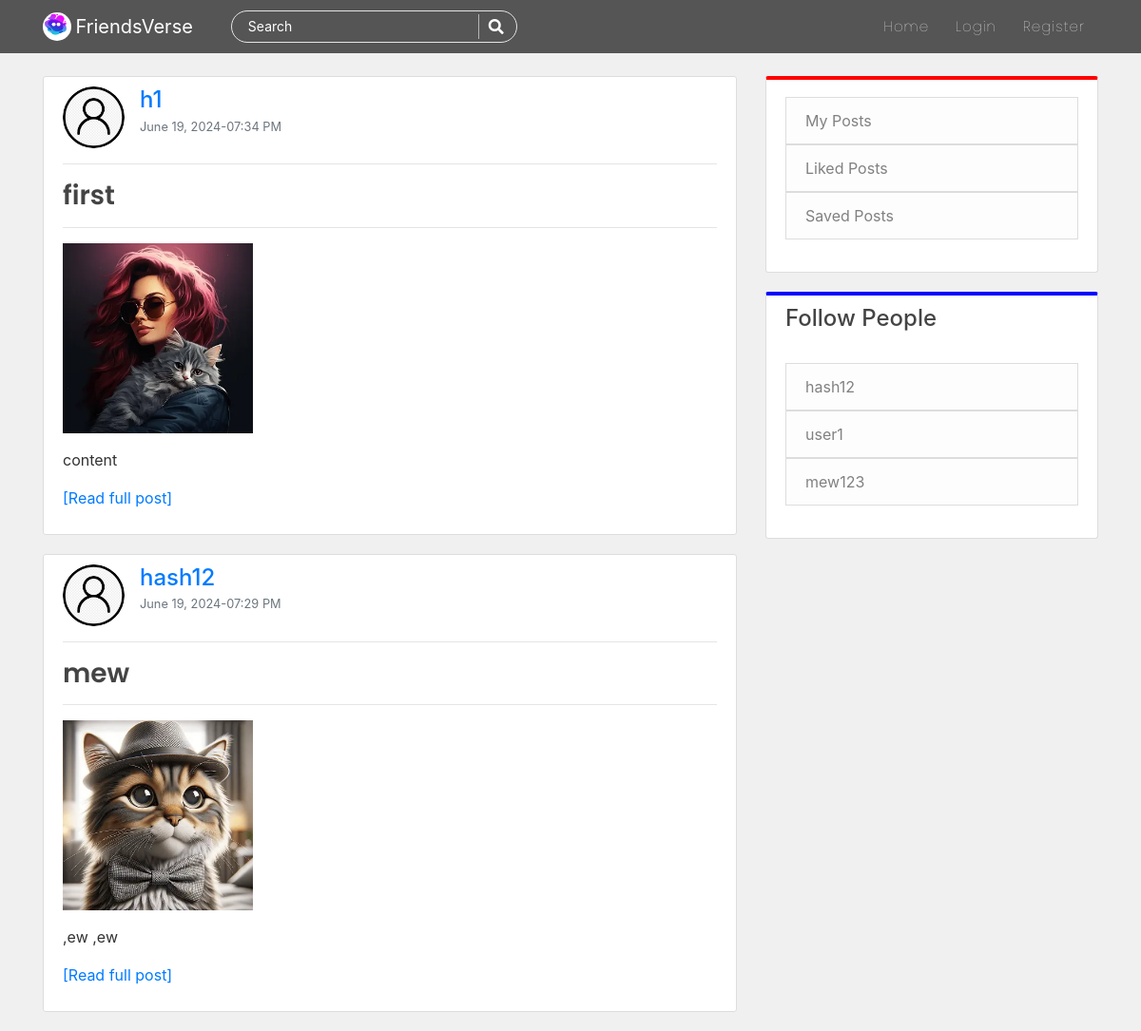
/home/, run on the app's committed database.
### blog/models.py (models this page shows, shortened)
class Post(models.Model):
    title = models.CharField(max_length=150)
    content = RichTextField(blank=True, null=True)
    date_posted = models.DateTimeField(default=timezone.now)
    date_updated = models.DateTimeField(auto_now=True)
    author = models.ForeignKey(User, on_delete=models.CASCADE)
    likes = models.ManyToManyField(User, related_name="blogpost", blank=True)
    saves = models.ManyToManyField(User, related_name="blogsave", blank=True)
    image = models.ImageField(upload_to='post_images/', blank=True, null=True)
    video = models.FileField(upload_to='post_videos/', null=True, blank=True)
    link = models.URLField(max_length=200, null=True, blank=True)

### users/models.py (models this page shows, shortened)
class Profile(models.Model):
    user = models.OneToOneField(User, on_delete=models.CASCADE)
    is_online = models.BooleanField(default=False)
    following = models.ManyToManyField(User, related_name="following", blank=True)
    friends = models.ManyToManyField(User, related_name='my_friends', blank=True)
    bio = models.CharField(default="",blank=True,null=True,max_length=350)
    date_of_birth = models.CharField(blank=True,max_length=150)
    updated = models.DateTimeField(auto_now=True)
    created = models.DateTimeField(auto_now_add=True)
    image = models.ImageField(default='default.jpg', upload_to='profile_pics',blank=True, null=True)

### blog/views.py (the view)
# urls.py: path('home/', PostListView.as_view(), name='blog-home'),
class PostListView(ListView):
    model = Post
    template_name = 'blog/home.html'
    context_object_name = 'posts'
    ordering = ['-date_posted']
    paginate_by = 5
    def get_context_data(self, *args,**kwargs):
        context = super(PostListView, self).get_context_data()
        users = list(User.objects.exclude(pk=self.request.user.pk))
        if len(users) > 3:
            cnt = 3
        else:
            cnt = len(users)
        random_users = random.sample(users, cnt)
        context['random_users'] = random_users
        return context

### blog/templates/blog/home.html (shortened to what this page needs)
{% extends "blog/base.html" %}
{% block content %}
<div class="col-md-8">
    {% for post in posts %}
    <article class="content-section" style="overflow: auto; ">
      <div class="media">
          <img class="rounded-circle article-img " src="{{post.author.profile.image.url}}" alt="image">
          <div class="media-body">
              <p class="mb-0">
                <a class="mr-2 h4" href="{% url 'profile-detail-view' post.author.pk %}">{{ post.author }}</a>
              </p>
              <small class="text-muted">{{ post.date_posted|date:"F d, Y-h:i A" }}</small>
          </div>
      </div>
      <hr>
      <h3><a class="article-title" href="{% url 'post-detail' post.id %}">{{ post.title }}</a></h3>
      <hr>
      {% if post.image %}
        <img style="height: 200px; width: 200px;" src="{{ post.image.url }}" alt="Post Image">
      {% endif %}
      <p class="article-content">{{ post.content|safe|linebreaks|truncatewords_html:"20" }}<a href="{% url 'post-detail' post.id %}">[Read full post]</a></p>
    </article>
    {% endfor %}
</div>
<div class="col-md-4">
  <div class="content-section" style="border-top: 4px solid red;">
          <ul class="list-group">
            <a href="{% url 'user-posts' user %}"><li class="list-group-item list-group-item-light">My Posts</li></a>
            <a href="{% url 'all-like' %}"><li class="list-group-item list-group-item-light">Liked Posts</li></a>
            <a href="{% url 'all-save' %}"><li class="list-group-item list-group-item-light">Saved Posts</li></a>
          </ul>
          <br>
  </div>
  <div class="content-section " style="border-top: 4px solid blue;">
    <h4>Follow People</h4>
    <br>
        <ul class="list-group">
          {% for user in random_users %}
            <a href="{% url 'profile-detail-view' user.pk %}"><li class="list-group-item list-group-item-light">{{ user.username }}</li></a>
          {% endfor %}
        </ul>
        <br>
  </div>
</div>
{% endblock %}

### blog/static/blog/main.css (style rules this page uses)
body { background: #f7f7f7; color: #333333; margin-top: 5rem; scroll-behavior: smooth; }
h1, h2, h3, h4, h5, h6 { color: #444444; }
ul { margin: 0; }
.content-section { background: #ffffff; padding: 10px 20px; border: 1px solid #dddddd; border-radius: 3px; margin-bottom: 20px; }
.article-title { color: #444444; font-family: 'poppins'; font-weight: 600; }
.article-content { white-space: pre-line; }
.article-img { height: 65px; width: 65px; margin-right: 16px; }

### blog/templates/blog/base.html (style rules this page uses)
body { background-color: #f0f0f0; color: #333; }
a { color: #007bff; }

### data on the page
Post: author.profile.image (placeholder picture), author "h1", date_posted "June 19, 2024-07:34 PM", title "first", image (picture), content "content"
Post: author.profile.image (placeholder picture), author "hash12", date_posted "June 19, 2024-07:29 PM", title "mew", image (picture), content ",ew ,ew"

### other printed values
{{ user.username }} "hash12"
{{ user.username }} "user1"
{{ user.username }} "mew123"
